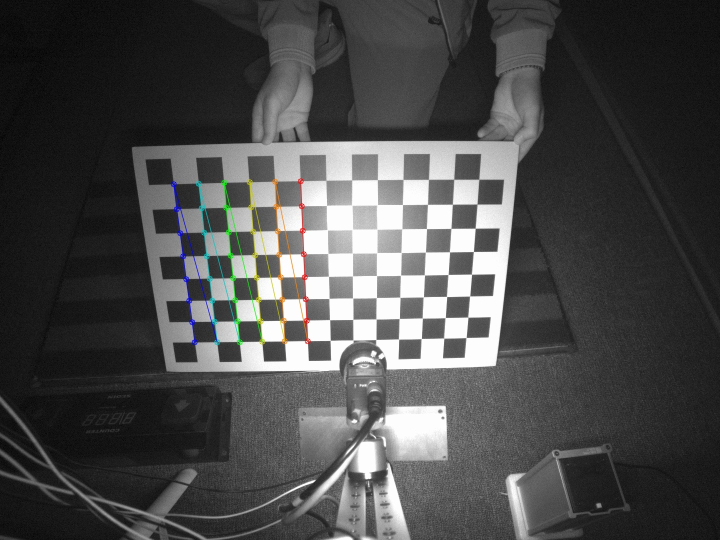
#> input picture chessboard_detection_Cam1_8x6_method2.jpg, 1440 x 1080 px (shown at 1/2 size)
$ python -i vertical_stereo_calibration_1025.py   (imports and definitions only)
#> lines starting #> are read from the running program, lines starting #| are printed output that depends on the picture; after the words box and inside, x2 and y2 are one past the last pixel; in counts of white or black regions, pixels touching at a corner belong together
#> further down, picture is the input picture: shape (1080, 1440, 3); mean B, G, R 74.7, 75, 74.8
#!/usr/bin/env python3
"""
수직 배치된 카메라를 위한 스테레오비전 캘리브레이션
Calibration_image_1025 폴더의 이미지들을 사용
"""

import cv2
import numpy as np
import glob
import json
import os
from datetime import datetime
from pathlib import Path

class VerticalStereoCalibration:
    def __init__(self, calibration_images_path="data2/Calibration_image_1025"):
        self.calibration_images_path = calibration_images_path
        self.image_size = (1440, 1080)  # 실제 이미지 크기

        # 체스보드 패턴 크기 (여러 패턴 시도)
        self.chessboard_patterns = [
            (7, 5), (8, 6), (9, 6), (10, 7), (11, 8),
            (6, 4), (7, 6), (8, 5), (9, 7), (10, 6),
            (5, 4), (6, 5), (7, 4), (8, 4), (9, 5)
        ]

        self.criteria = (cv2.TERM_CRITERIA_EPS + cv2.TERM_CRITERIA_MAX_ITER, 30, 0.001)

        print(f"수직 스테레오 캘리브레이션 초기화")
        print(f"이미지 경로: {calibration_images_path}")
        print(f"이미지 크기: {self.image_size}")

    def preprocess_image(self, img):
        """이미지 전처리로 체스보드 검출 개선"""
        # 그레이스케일 변환
        gray = cv2.cvtColor(img, cv2.COLOR_BGR2GRAY)

        # CLAHE (Contrast Limited Adaptive Histogram Equalization)
        clahe = cv2.createCLAHE(clipLimit=3.0, tileGridSize=(8, 8))
        enhanced = clahe.apply(gray)
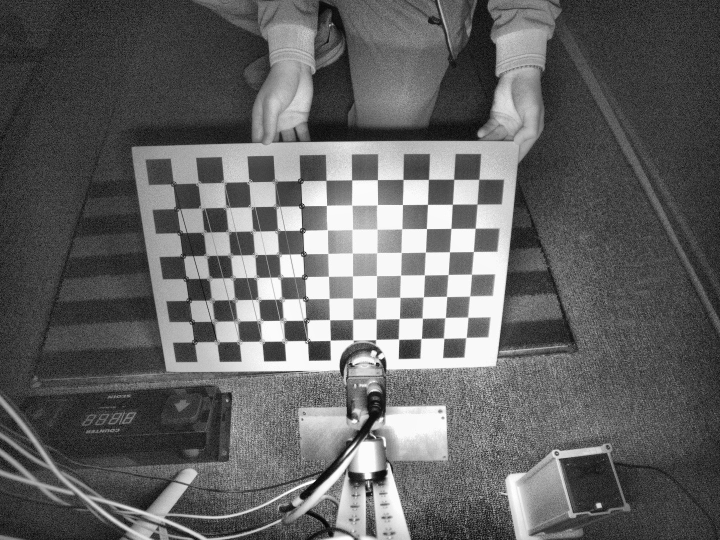
#> enhanced: shape (1080, 1440) (shown at 1/2 size); min 0, max 255, mean 98.9

        # 가우시안 블러로 노이즈 제거
        blurred = cv2.GaussianBlur(enhanced, (5, 5), 0)

        # 이진화
        _, binary = cv2.threshold(blurred, 0, 255, cv2.THRESH_BINARY + cv2.THRESH_OTSU)
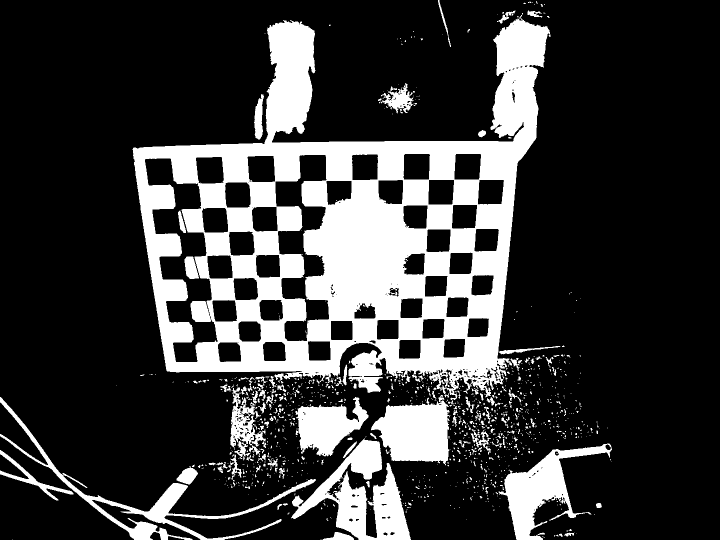
#> binary: shape (1080, 1440) (shown at 1/2 size); 22.9% white; 1101 white regions (935 under 20 px), largest, box (x1, y1, x2, y2) and area: (265, 26, 1101, 800) 258034, (582, 876, 822, 1080) 19688, (742, 790, 901, 931) 14735

        return enhanced, binary

    # [244 lines left out: functions find_chessboard_corners, calibrate_individual_camera, calibrate_stereo, load_calibration_images, save_calibration, run_calibration and 2 more, not called in this run]

# [2 lines not run here, left out]

>>> import cv2
>>> picture = cv2.imread('chessboard_detection_Cam1_8x6_method2.jpg')
>>> result = VerticalStereoCalibration().preprocess_image(picture)

$ run again, on chessboard_detection_Cam2_7x6_method2.jpg
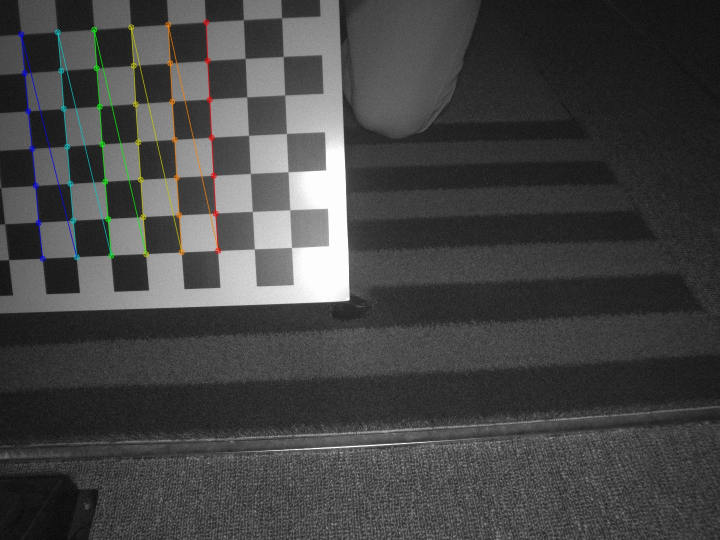
#> input picture chessboard_detection_Cam2_7x6_method2.jpg, 1440 x 1080 px (shown at 1/2 size)
#> picture is the input picture: shape (1080, 1440, 3); mean B, G, R 68, 68.4, 68.2
#> in preprocess_image, `enhanced = clahe.apply(gray)`:
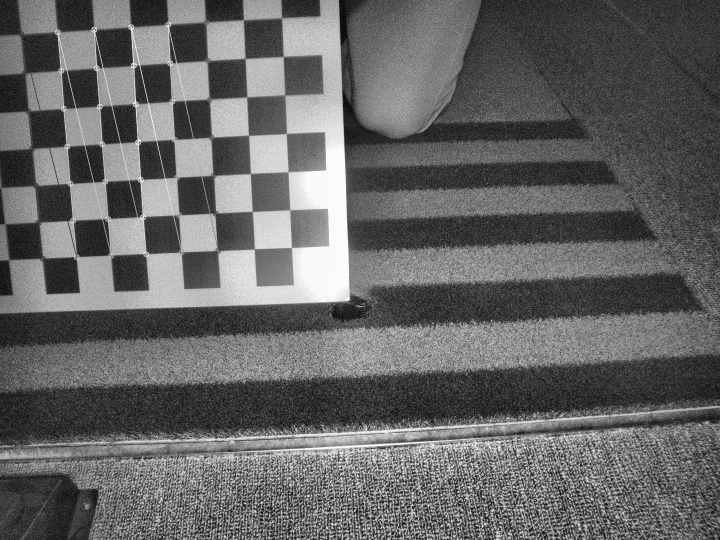
#> enhanced: shape (1080, 1440) (shown at 1/2 size); min 0, max 255, mean 101.1
#> in preprocess_image, `_, binary = cv2.threshold(blurred, 0, 255, cv2.THRESH_BINARY + cv2.THR..`:
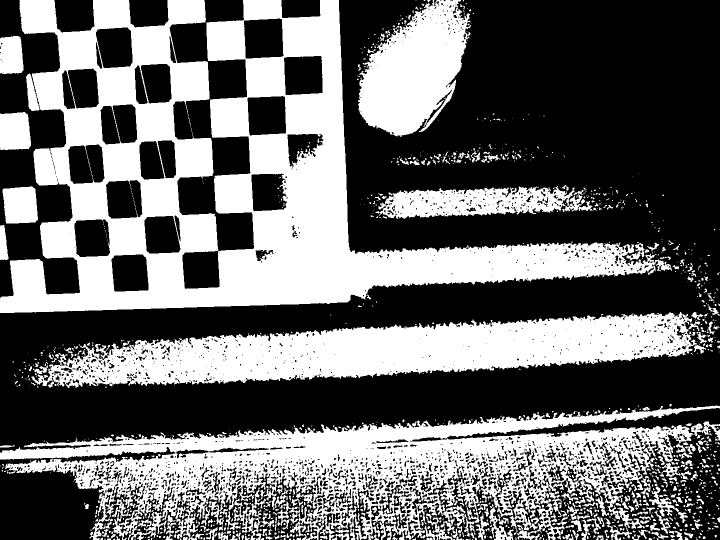
#> binary: shape (1080, 1440) (shown at 1/2 size); 41.8% white; 1231 white regions (895 under 20 px), largest, box (x1, y1, x2, y2) and area: (0, 0, 1344, 626) 281304, (0, 811, 1440, 1080) 159112, (63, 624, 1394, 776) 106442
